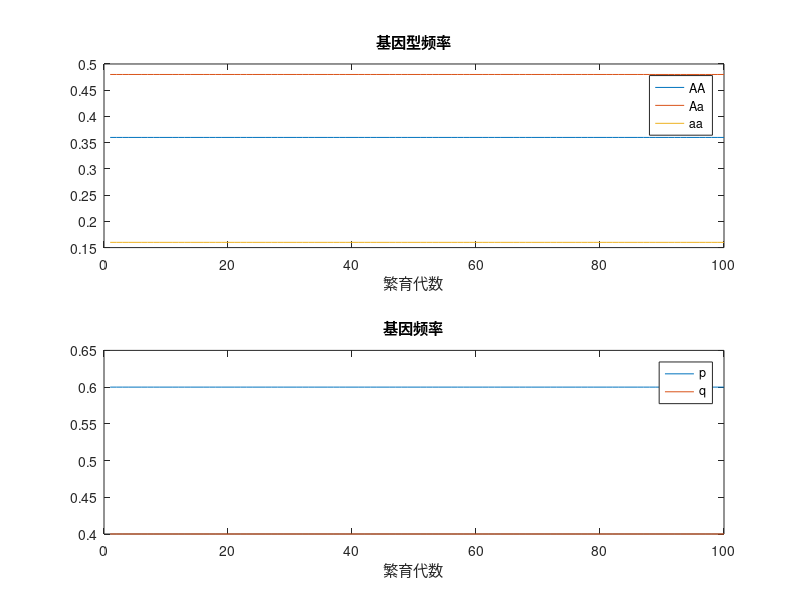

This figure's MATLAB source:
% 参数设置
N = 1000; % 种群大小
p = 0.6; % 初始基因频率 p
q = 1 - p; % 初始基因频率 q
generations = 100; % 模拟的世代数

% 初始化基因型频率
AA = N * p^2;
Aa = N * 2 * p * q;
aa = N * q^2;

% 存储每一代的基因型频率和基因频率
genotype_frequencies = zeros(generations, 3);
gene_frequencies = zeros(generations, 2);

for gen = 1:generations
    % 计算当前基因频率
    p_current = (2 * AA + Aa) / (2 * N);
    q_current = 1 - p_current;
    
    % 存储当前基因型频率和基因频率
    genotype_frequencies(gen, :) = [AA, Aa, aa] / N;
    gene_frequencies(gen, :) = [p_current, q_current];
    
    % 随机交配生成下一代
    % 生成配子
    gametes_A = AA * 1 + Aa * 0.5;
    gametes_a = aa * 1 + Aa * 0.5;
    
    % 下一代基因型频率
    AA = gametes_A * gametes_A / N;
    Aa = 2 * gametes_A * gametes_a / N;
    aa = gametes_a * gametes_a / N;
end

% 绘制结果
figure;
subplot(2,1,1);
plot(1:generations, genotype_frequencies);
legend('AA', 'Aa', 'aa');
xlabel('繁育代数');
% ylabel('Genotype Frequency');
title('基因型频率');
% 
subplot(2,1,2);
plot(1:generations, gene_frequencies);
legend('p', 'q');
xlabel('繁育代数');
% ylabel('Gene Frequency');
title('基因频率');